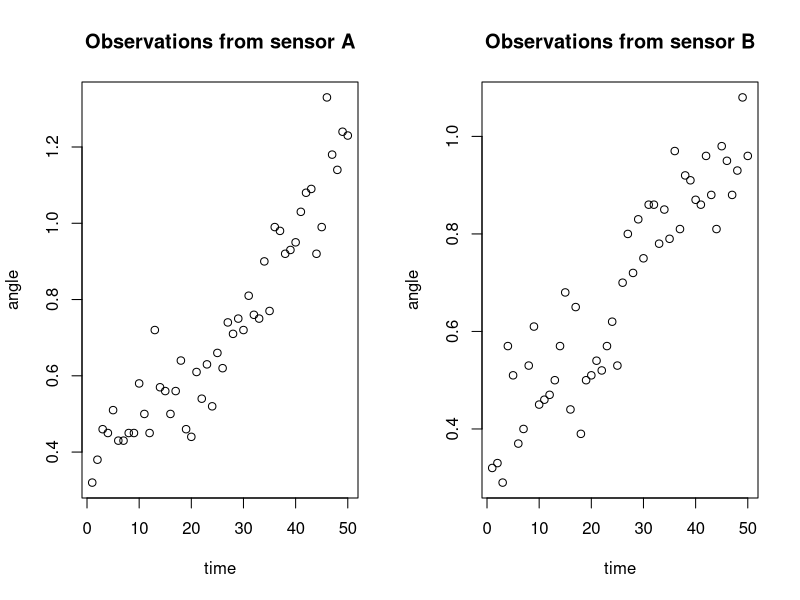
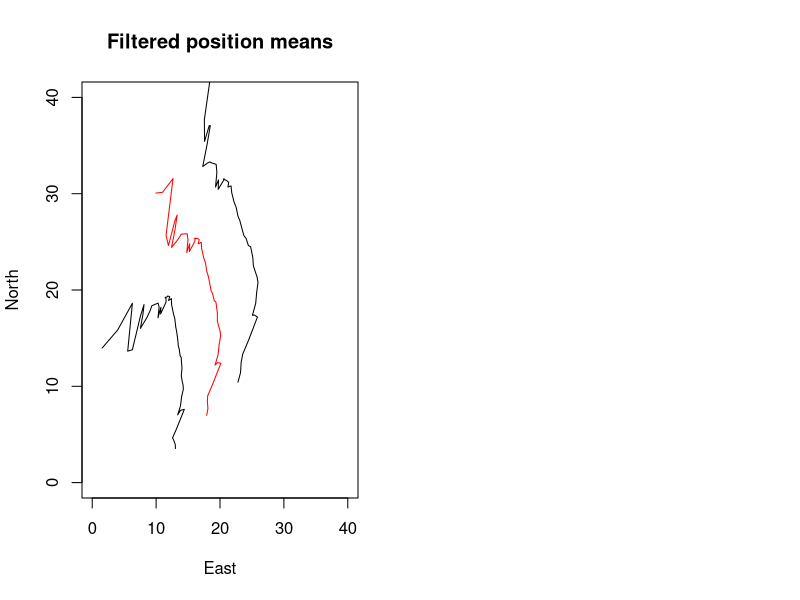
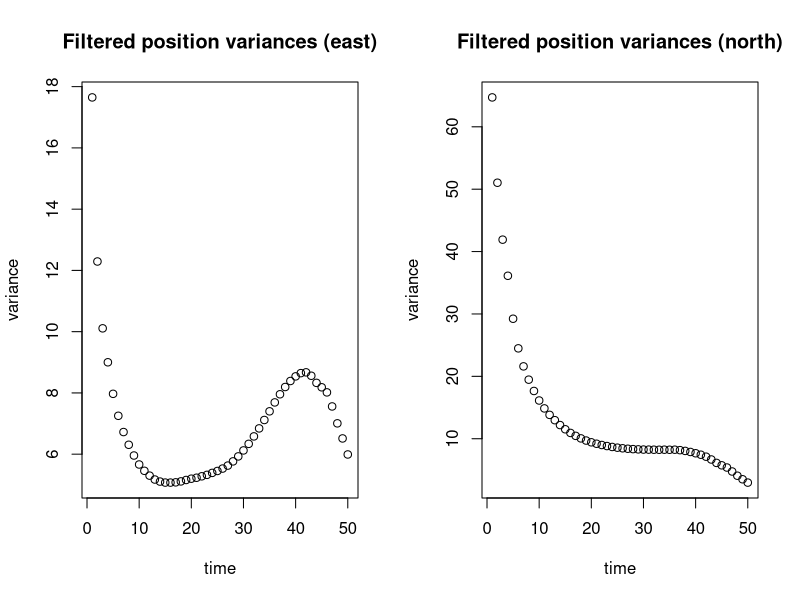
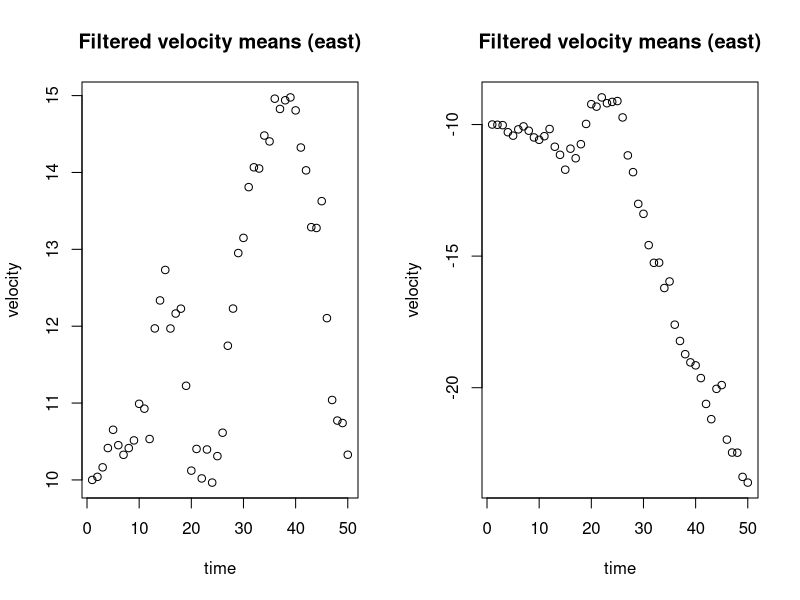
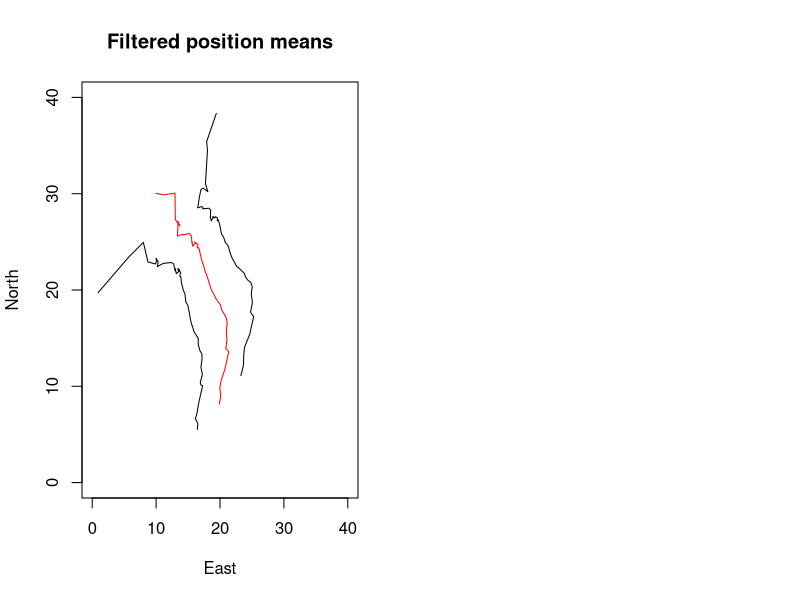
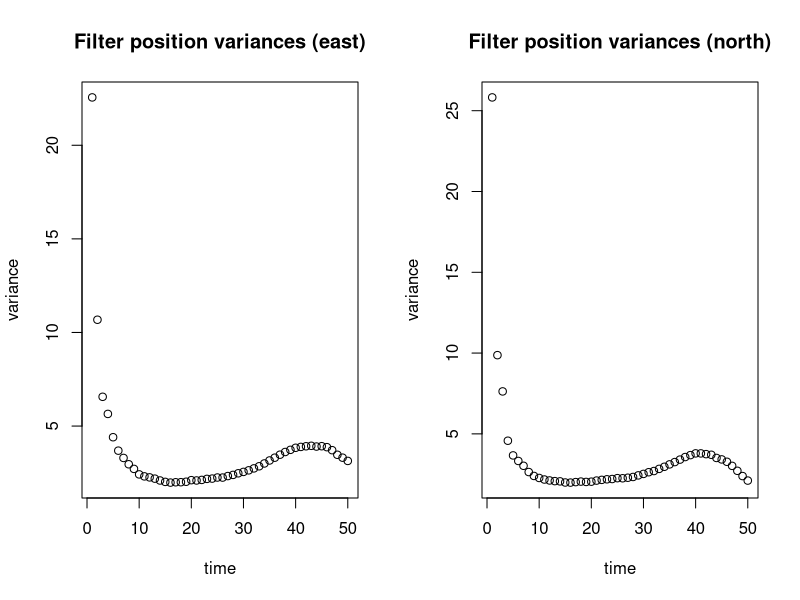
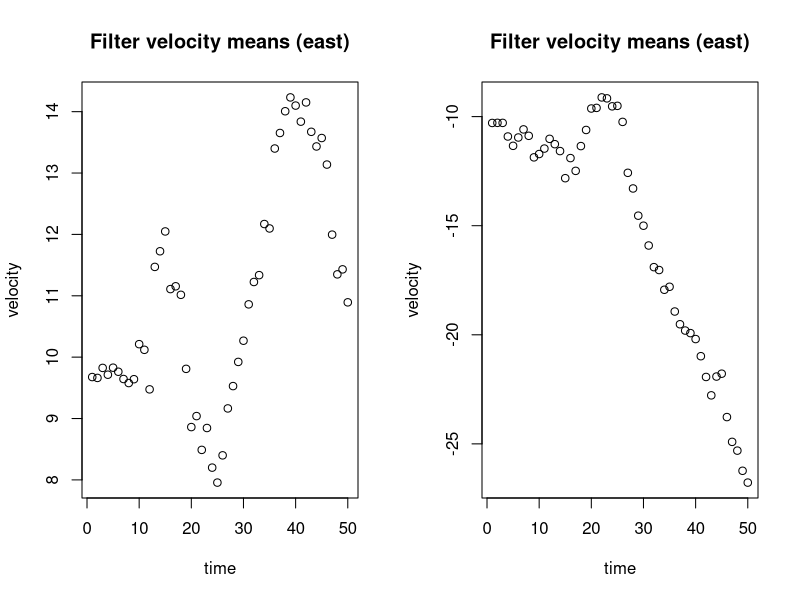

Reproduce these figures in R, in order.
## ---- chunk 1
knitr::opts_chunk$set(echo = TRUE)
library(MASS)
## ---- chunk 2
set.seed(202104)

# Prior
mu1 = c(10,30,10,-10)
Sigma1 = diag(c(10**2,10**2,5**2,5**2))

# Forward model 
delta = 1/60

A = diag(4)
A[1,3] = delta 
A[2,4] = delta 

Eps_model = diag(c(0.1**2,0.1**2,0.5**2,0.5**2))

ModelStep <- function(x){
  x = A%*%x #+ mvrnorm(mu=rep(0,4), Sigma=Eps_model)
  return(x)
}


# Observation model
Eps_obs = diag(c(0.1**2,0.1**2))

Observation <- function(x){
  y = c(atan(x[1]/x[2]), atan((40-x[2])/(40-x[1]))) #+ mvrnorm(mu=rep(0,2), Sigma=Eps_obs)
  return(y)
}


# Observations 
obsA = read.table("sensorA.txt")
obsB = read.table("sensorB.txt")

obs = cbind(obsA,obsB)

## Visualisation
par(mfrow=c(1,2))
plot(obs[,1], main="Observations from sensor A",
     xlab="time", ylab="angle")
plot(obs[,2], main="Observations from sensor B",
     xlab="time", ylab="angle")

## ---- chunk 3

linObsOp <- function(x){
  H = matrix(0, ncol=4, nrow=2)
  H[1,1] = x[2]/(x[1]**2 + x[2]**2)
  H[1,2] = -x[1]/(x[2]**2 + x[1]**2)
  H[2,1] = (40-x[2])/(x[1]**2 - 80*x[1] + x[2]**2 - 80*x[2] + 3200)
  H[2,2] = (x[2]-40)/(x[1]**2 - 80*x[1] + x[2]**2 - 80*x[2] + 3200)
  return(H)
}

# Bookkeeping 
T = 50
mus    = array(0, dim=c(4,T))
Sigmas = array(0, dim=c(4,4,T))

# DATA ASSIMILATION in time loop
mu = mu1
Sigma = Sigma1
for (t in 1:T){
  ## Forward Step
  # NOTE: the initial prior is already given for the first observation time
  if (t != 1){
    mu = ModelStep(mu)
  }
  Sigma = A %*% Sigma %*% t(A) + Eps_model
  
  ## Analysis Step
  H = linObsOp(mu)
  S = H %*% Sigma %*% t(H) + Eps_obs
  K = Sigma %*% t(H) %*% solve(S)
  
  # Updating
  y = t(obs[t,]) 
  mu = mu + K %*% (y - Observation(mu))
  Sigma = (diag(4) - K %*% H) %*% Sigma 
  
  # Storage 
  mus[,t] = mu
  Sigmas[,,t] = Sigma
}


plot(mus[1,],mus[2,], main="Filtered position means",
     xlab="East", ylab="North",
     xlim=c(0,40), ylim=c(0,40),
     col="red", type="l")

lines(mus[1,] - 2*sqrt(Sigmas[1,1,]), mus[2,] - 2*sqrt(Sigmas[2,2,]))
lines(mus[1,] + 2*sqrt(Sigmas[1,1,]), mus[2,] + 2*sqrt(Sigmas[2,2,]))

par(mfrow=c(1,2))
plot(Sigmas[1,1,], main="Filtered position variances (east)",
     xlab="time", ylab="variance")
plot(Sigmas[2,2,], main="Filtered position variances (north)",
     xlab="time", ylab="variance")

plot(mus[3,], main="Filtered velocity means (east)",
     xlab="time", ylab="velocity")
plot(mus[4,], main="Filtered velocity means (east)",
     xlab="time", ylab="velocity")
## ---- chunk 4

# Bookkeeping 
B = 1000
ensembles = array(0, dim=c(4,B,T))


# DATA ASSIMILATION in time loop
mu = mu1
Sigma = Sigma1

for (t in 1:T){
  ## Forward Step
  # NOTE: the initial prior is already given for the first observation time
  if (t == 1){
    ensemble = t(mvrnorm(B, mu=mu, Sigma=Sigma))
  }
  else{
    # Forwarding single particles
    for (e in 1:B){
      ensemble[,e] = ModelStep(ensemble[,e]) + mvrnorm(mu=rep(0,4), Sigma=Eps_model)
    }
  }
  ensemble_mean = rowMeans(ensemble)
  
  # Observing ensemble
  y = t(obs[t,])
  y_ensemble = matrix(0, nrow=2, ncol=B)
  for (e in 1:B){
    y_ensemble[,e] = Observation(ensemble[,e]) + mvrnorm(mu=rep(0,2), Sigma=Eps_obs)
  }
  y_ensemble_mean = rowMeans(y_ensemble)
  
  # Estimating
  Sigma_y = 1/B*(y_ensemble - y_ensemble_mean) %*% t(y_ensemble - y_ensemble_mean)
  Sigma_xy = 1/B*(ensemble - ensemble_mean) %*% t(y_ensemble - y_ensemble_mean)
  
  
  ## Analysis Step
  for (e in 1:B){
    ensemble[,e] = ensemble[,e] + Sigma_xy %*% solve(Sigma_y) %*% (y - y_ensemble[,e])
  }
  
  # Storing
  ensembles[,,t] = ensemble
}

# Plotting
library(matrixStats)

plot(colMeans(ensembles[1,,]), colMeans(ensembles[2,,]), main="Filtered position means",
     xlab="East", ylab="North",
     xlim=c(0,40), ylim=c(0,40),
     col="red", type="l")

lines(colQuantiles(ensembles[1,,],probs=0.025),colQuantiles(ensembles[2,,],probs=0.025))
lines(colQuantiles(ensembles[1,,],probs=0.975),colQuantiles(ensembles[2,,],probs=0.975))

par(mfrow=c(1,2))
plot(colVars(ensembles[1,,]), main="Filter position variances (east)",
     xlab="time", ylab="variance")
plot(colVars(ensembles[2,,]), main="Filter position variances (north)",
     xlab="time", ylab="variance")

plot(colMeans(ensembles[3,,]), main="Filter velocity means (east)",
     xlab="time", ylab="velocity")
plot(colMeans(ensembles[4,,]), main="Filter velocity means (east)",
     xlab="time", ylab="velocity")
